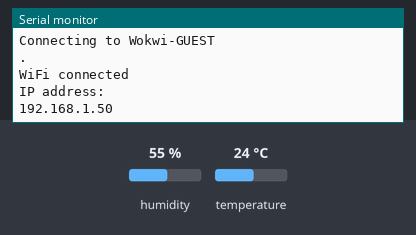
A sketch run on a simulated ESP32. On the bench: the last lines printed to the serial monitor. The test bench sets the inputs (shaded band); at power-on: humidity 55 %, temperature 24 °C. WiFi joins after 1.5 s; servers stay silent unless stated; uploads are accepted with an empty reply.

Above: at 3.2 s.
3.3 s: humidity set to 22 %
At 5.2 s:
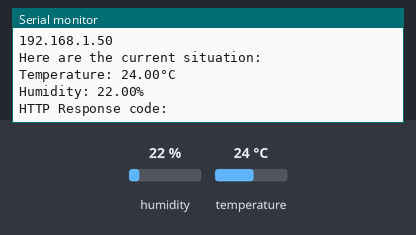
6.6 s: temperature set to 12 °C
At 8.63 s:
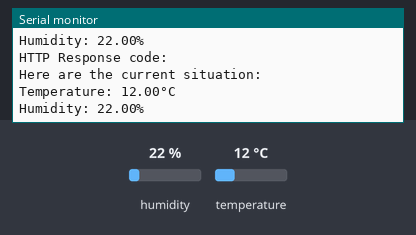
9.9 s: humidity set to 40 %
At 11.7 s:
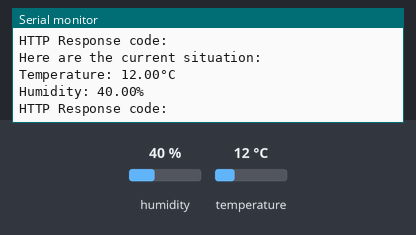

Measured:
- after the input at 3.3 s, the serial monitor: prints a new line after 0.73 s (image 1)
- after the input at 6.6 s, the serial monitor: prints a new line after 1.9 s (image 2)
- after the input at 9.9 s, the serial monitor: prints a new line after 0.80 s (image 3)

The sketch:

hilmi_esp32.ino
```cpp
//Libraries Initialization
#include <Adafruit_Sensor.h>
#include <DHT.h>
#include <WiFi.h>
#include <HTTPClient.h>

// DHT Config
#define DHT_PIN 19 // initialize pin number for DHT Sensor
#define DHT_TYPE DHT11 // DHT11

// DHT Object
DHT dht(DHT_PIN, DHT_TYPE);
HTTPClient http;

// Variables Initialization
// Wifi Config
const char* ssid = "Wokwi-GUEST";
const char* password = "";

// Server Config
const char* serverUrl = "http://192.168.0.1:5000/sensor/data";

// Variabels
float temperature = 0;
float humidity = 0;
String jsonData = "";
int httpResponseCode = 0;

void WifiPrep() {
  Serial.println();
  Serial.print("Connecting to ");
  Serial.println(ssid);

  WiFi.mode(WIFI_STA);
  WiFi.begin(ssid, password);

  // Loading while waiting for WIFI
  while (WiFi.status() != WL_CONNECTED) {
    delay(2000);
    Serial.print(".");
  }

  Serial.println("");
  Serial.println("WiFi connected");
  Serial.println("IP address: ");
  Serial.println(WiFi.localIP());
}

void setup() {
  Serial.begin(115200);
  WifiPrep();
	dht.begin();
}

void loop() {
  delay(2000);
  getDHTData();
  sendSensorData();
}

void getDHTData() {
  temperature = dht.readTemperature();
  humidity = dht.readHumidity();

  if (isnan(temperature) || isnan(humidity)) {
    Serial.println("Failed to read from DHT Sensor!");
  } else {
    Serial.println("Here are the current situation:");
    Serial.println("Temperature: " + String(temperature) + "°C");
    Serial.println("Humidity: " + String(humidity) + "%");
  }
}

void sendSensorData() {
  jsonData = "{\"temperature\":\"" + String(temperature) + "\",\"humidity\":\"" + String(humidity) +"\"}";

  http.begin(serverUrl);
  http.addHeader("Content-Type", "Content-Type: application/json");

  httpResponseCode = http.POST(jsonData); // Send the actual POST request

  if(httpResponseCode > 0){
    String response = http.getString();   // Get the response to the request
    Serial.print("HTTP Response code: ");
    Serial.println(response);             // Print request answer
    Serial.println();
  } else {
    Serial.print("Error in HTTP POST request: ");
    Serial.println(httpResponseCode);
    Serial.println();
    http.end();
 }
}
```
